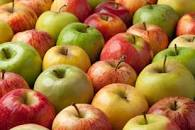
#> input picture images/images.jpeg, 195 x 130 px
$ python -i whitelines.py   (imports and definitions only)
#> lines starting #> are read from the running program, lines starting #| are printed output that depends on the picture
#> further down, picture is the input picture: shape (130, 195, 3); mean B, G, R 58.9, 116.9, 167.7
import cv2 as cv

def white_pixels_image(image):
    # Pasa imagen a escala de grises
    gray = cv.cvtColor(image, cv.COLOR_BGR2GRAY)
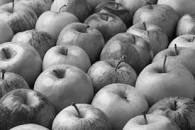
#> gray: shape (130, 195); min 3, max 247, mean 125.5
    # Elemento estrcututal (CROSS 15X15)
    filterSize =(15, 15)
    kernel = cv.getStructuringElement(cv.MORPH_CROSS, filterSize)
    # Tratamiento de Top-Hat x2
    tophat_img = cv.morphologyEx(gray, cv.MORPH_TOPHAT, kernel)
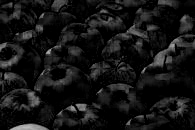
#> tophat_img: shape (130, 195); min 0, max 187, mean 20.6
    tophat_img2 = cv.morphologyEx(tophat_img, cv.MORPH_TOPHAT, kernel)
    # De escala de grises a RGB
    bgr = cv.cvtColor(tophat_img2, cv.COLOR_GRAY2BGR)
    image3 = cv.resize(bgr, (960, 540))
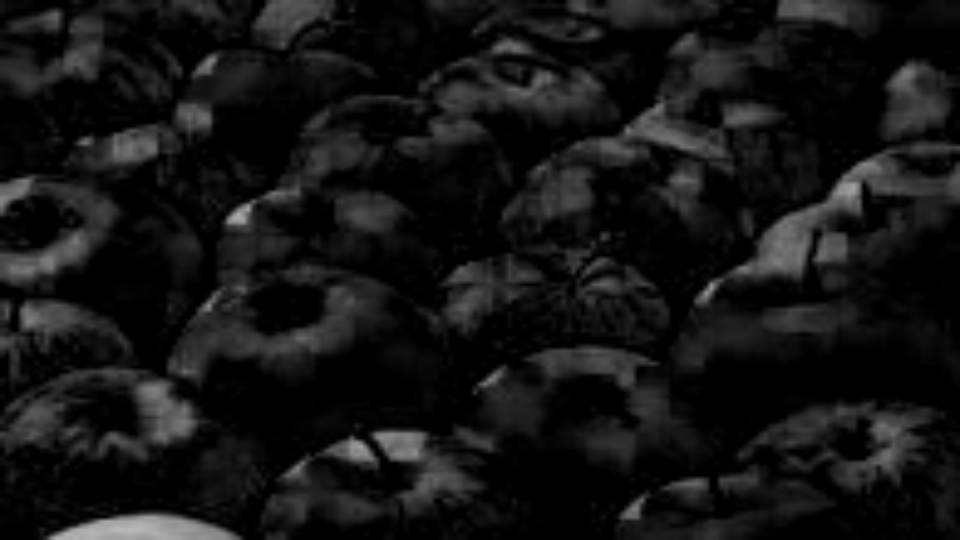
#> image3: shape (540, 960, 3); min 0, max 187, mean 20.5
    #cv.imshow("white_pixels_image", image3)
    return bgr

>>> import cv2
>>> picture = cv2.imread('../images/images.jpeg')
>>> result = white_pixels_image(picture)
